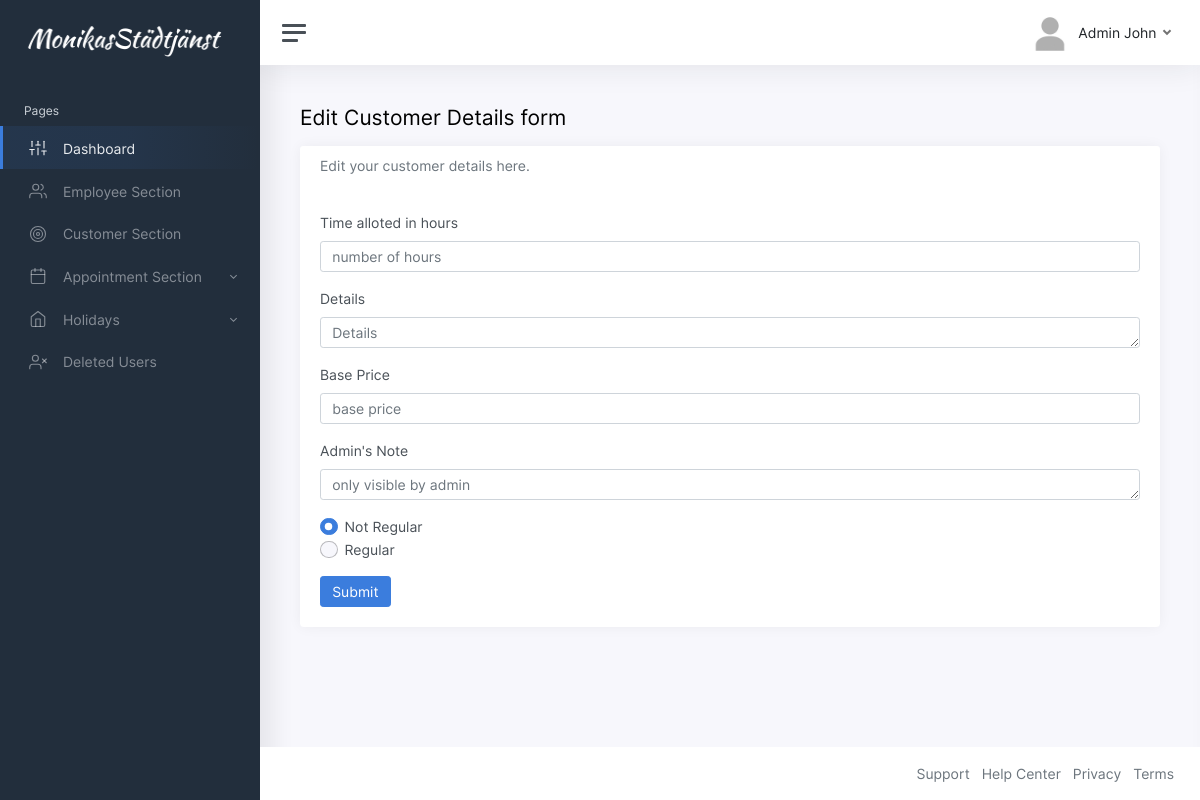
The app's page /edit-customer-details.php?id=36 (signed in), older data.
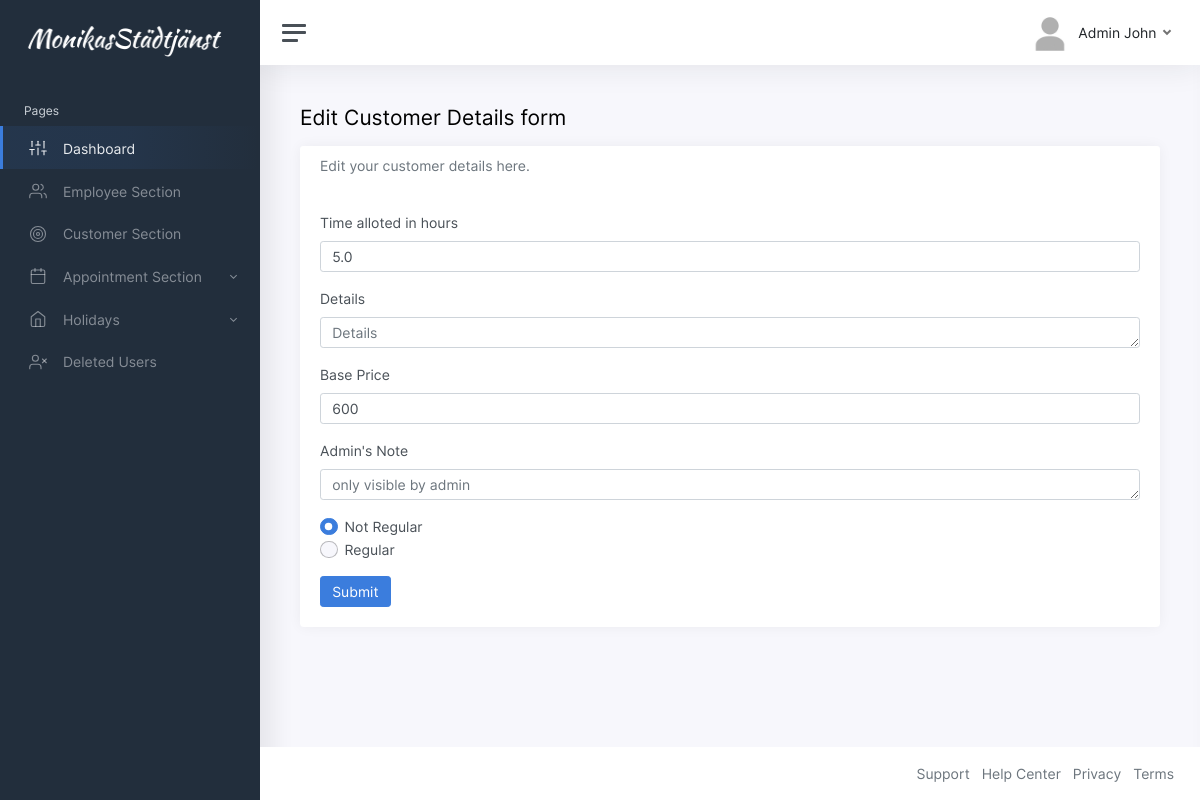
The same page, newer data.
### tables this page shows
CREATE TABLE `customer_details` (
  `id` int(255) NOT NULL,
  `user_id` int(255) NOT NULL,
  `details` varchar(1000) DEFAULT NULL,
  `time_alloted` decimal(4,1) NOT NULL,
  `appointment_type` varchar(20) NOT NULL,
  `base_price` int(11) NOT NULL,
  `admin_note` varchar(255) DEFAULT NULL,
  `is_personal` int(1) NOT NULL DEFAULT 1,
  `deleted_at` datetime(6) DEFAULT NULL
);

### edit-customer-details.php (the view, shortened to what this page needs)
<?php
include "connection.php";
?>
<!DOCTYPE html>
<html lang="en">
<head>
	<link href="css/app.css" rel="stylesheet">
</head>
<body>
	<div class="wrapper">
		<nav id="sidebar" class="sidebar">
			<div class="sidebar-content js-simplebar">
		<?php include("sidebar.php"); ?>
			</div>
		</nav>
		<div class="main">
        <?php
                $user_id = $_GET['id'];
                $result = mysqli_query($db,"SELECT details,time_alloted,base_price,admin_note from `customer_details` where user_id='$user_id';");
                $res = $result->fetch_assoc();
            ?>
			<nav class="navbar navbar-expand navbar-light navbar-bg">
				<a class="sidebar-toggle d-flex">
          <i class="hamburger align-self-center"></i>
        </a>
								<?php include("navbar.php"); ?>
			</nav>
			<main class="content">
				<div class="container-fluid p-0">
					<h1 class="h3 mb-3">Edit Customer Details form</h1>
					<div class="row">
						<div class="">
							<div class="card">
								<div class="card-header">
									<h6 class="card-subtitle text-muted">Edit your customer details here.</h6>
								</div>
								<div class="card-body">
									<form enctype="multipart/form-data" method="post" action="">
										<div class="mb-3">
											<label class="form-label">Time alloted in hours</label>
											<input type="number"  step="0.1" name="time"class="form-control" placeholder="number of hours" value="<?php echo $res['time_alloted']; ?>">
										</div>
										<div class="mb-3">
											<label class="form-label">Details</label>
											<textarea class="form-control"name="details" placeholder="Details" rows="1" ><?php echo $res['details']; ?></textarea>
										</div>
										<div class="mb-3">
											<label class="form-label">Base Price</label>
											<input type="number"  name="base-price"class="form-control" placeholder="base price" value="<?php echo $res['base_price']; ?>">
										</div>
										<div class="mb-3">
											<label class="form-label">Admin's Note</label>
											<textarea class="form-control"name="admin_note" placeholder="only visible by admin" rows="1" ><?php echo $res['admin_note']; ?></textarea>
										</div>
										<div class="mb-3">
											<label class="form-check"><input class="form-check-input" type="radio" value="not-regular" onclick="javascript:yesnoCheck();" name="yesno" id="noCheck" checked>
														<span class="form-check-label">
															Not Regular
														</span></label>
											<label class="form-check">
													<input class="form-check-input" type="radio" onclick="javascript:yesnoCheck();" name="yesno" id="yesCheck" value="regular">
														<span class="form-check-label">
															Regular
														</span>
												</label>
										</div>
										<button type="submit" name="submit"class="btn btn-primary">Submit</button>
									</form>
								</div>
							</div>
						</div>
							</div>
						</div>
			</main>
<?php include("footer.php"); ?>
		</div>
	</div>
</body>
</html>

Row changes from the older to the newer data that the page shows:
added customer_details: time "5.0", base-price "600"
